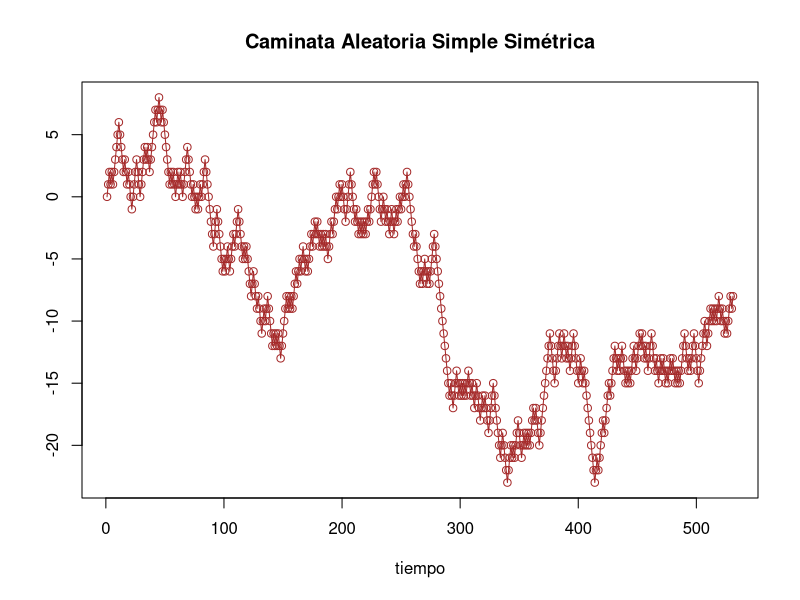

Here is the R script that generated this plot:
## Ejercicio 7
## Author: AlOrozco53

## Simula una caminata aleatoria simple
## x0: estado inicial de la cadena
## p: probabilidad de avanzar en cada paso
## n: tamaño de la simulación
SimpleRandomWalk <- function(x0, p, n) {
    ## Función auxiliar para la caminata aleatoria.
    ## X[n+1] = H(X[n], y)
    H <- function(x, y) {
        x + y
    }
    
    r.walk <- c(x0)
    if (n == 1)
        r.walk[2] <- H(r.walk[1], 2*rbinom(1,1,p)-1)
    else {
        for (i in 2:n)
            r.walk[i] <- H(r.walk[i-1], 2*rbinom(1,1,p)-1)
    }
    return(r.walk)
}

## Calcula el tiempo mínimo n >= 3, en el que
## r.walk[n] > r.walk[n-1] > r.walk[n-2]
T <- function(r.walk) {
    if (length(r.walk) >= 3) {
        for (i in 3:length(r.walk))
            if (r.walk[i] > r.walk[i-1] &&
                r.walk[i-1] > r.walk[i-2])
                return(i)
    }
    return(length(r.walk))
}

## Estima la esperanza de la función T definida anteriormente
## Simula n2 caminatas aleatorias con parámetros p y x0 y cada una
## con tamaño n1.
est.expect.T <- function(p, x0, n1, n2) {
    sum.T <- 0
    for (i in 1:n2)
        sum.T <- sum.T + T(SimpleRandomWalk(x0, p, n1))
    return(sum.T / n2)
}

## Graficación de una caminata aleatoria simple y simétrica
symm.n <- floor(1000 * (runif(1) + 0.01)) + 200
symmetric.r.walk <- SimpleRandomWalk(0, 1/2, symm.n)
plot(symmetric.r.walk, type='o', col="brown",
     main="Caminata Aleatoria Simple Simétrica",
     xlab="tiempo", ylab="")

## Estimación de la esperanza de T
estim.n <- floor(1000 * (runif(1) + 0.01)) + 200
print('Estimación de la esperanza de T')
print(paste('p:', '1/2', ' '))
print(paste('x0:', '0', ' '))
print(paste('longitud de las simulaciones:', toString(symm.n), ' '))
print(paste('cantidad de iteraciones:', toString(estim.n), ' '))
print(paste('E[T]:', toString(est.expect.T(1/2, 0, symm.n, estim.n)), ' '))
